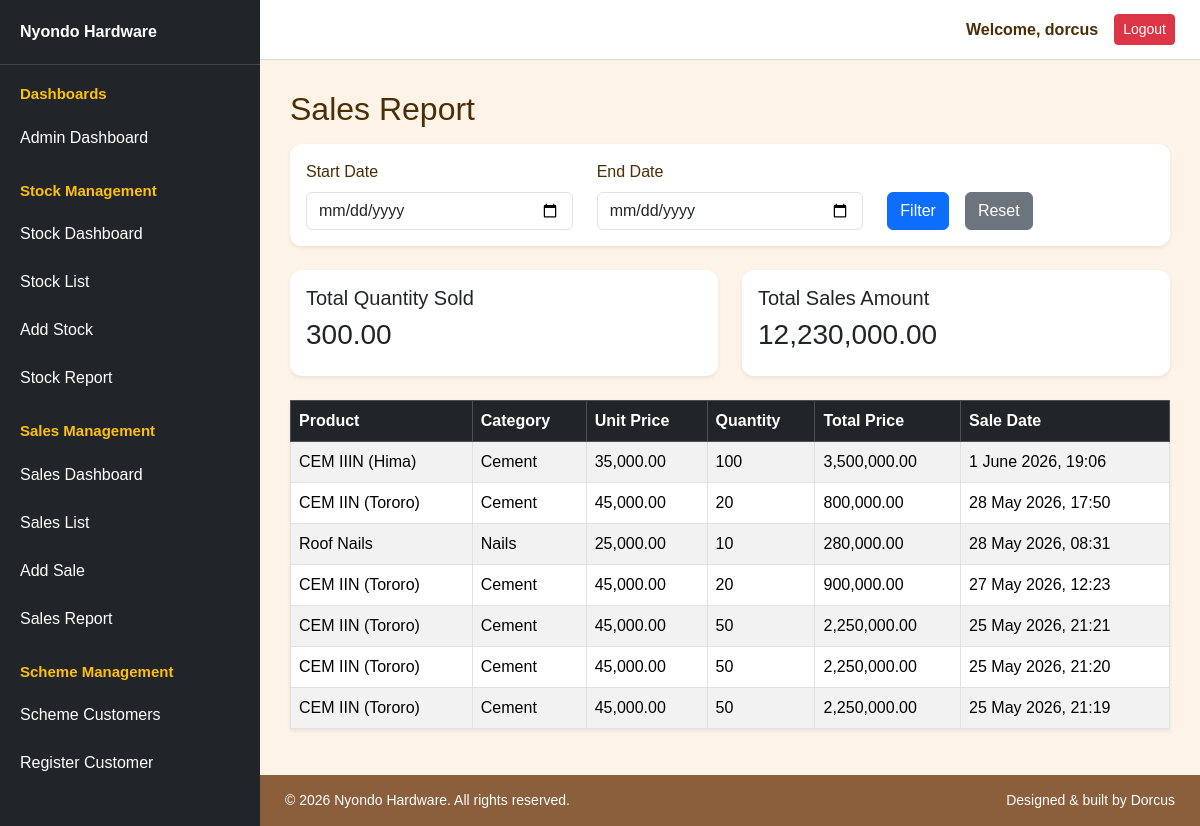
/nyondo/sales/report/ (signed in), run on an earlier commit of the app's database.
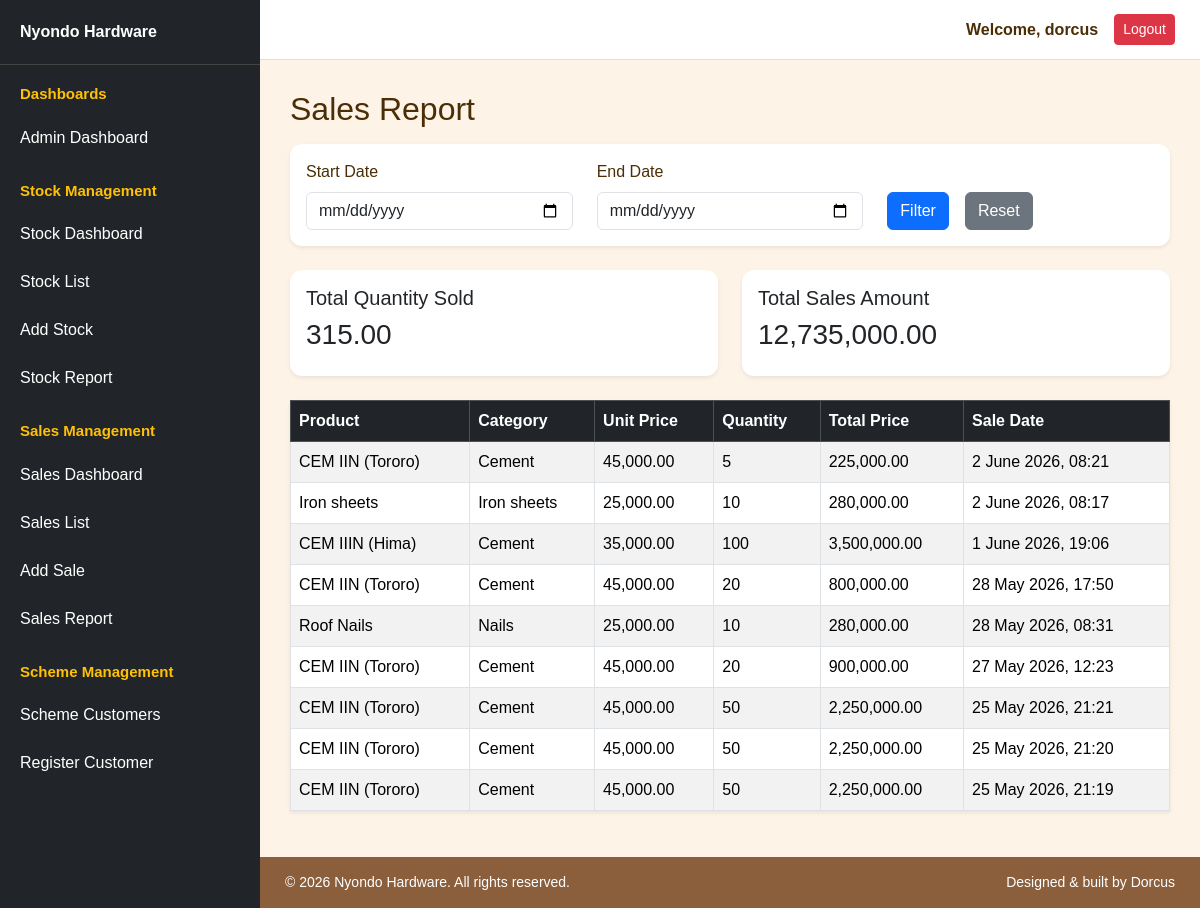
And on a later commit of the database.
### nyondo/models.py (models this page shows, shortened)
class Sale(models.Model):
    customer_name = models.CharField(max_length=100)
    product = models.ForeignKey(Stock, on_delete=models.CASCADE, default=None)
    quantity = models.PositiveIntegerField()
    sub_total = models.DecimalField(max_digits=10, decimal_places=2, default=0)
    date = models.DateTimeField(default=timezone.now)
    payment_method = models.CharField(max_length=50)
    distance_km = models.DecimalField(max_digits=10, decimal_places=2, default=0)
    transport_required = models.BooleanField(default=False)
    transport_fee = models.DecimalField(max_digits=10, decimal_places=2, default=0)
    total_price = models.DecimalField(max_digits=10, decimal_places=2, default=0)

class Stock(models.Model):
    PAYMENT_STATUS_CHOICES = [('Paid', 'Paid'), ('Not Paid', 'Not Paid')]
    PAYMENT_TYPE_CHOICES = [('Cash', 'Cash'), ('Mobile Money', 'Mobile Money'), ('Bank Transfer', 'Bank Transfer'), ('Credit', 'Credit')]
    supplier = models.CharField(max_length=100)
    category = models.CharField(max_length=100)
    product_name = models.CharField(max_length=100)
    quantity_delivered = models.PositiveIntegerField(default=0)
    unit_cost = models.DecimalField(max_digits=10, decimal_places=2)
    total_value_goods = models.DecimalField(max_digits=12, decimal_places=2, default=0)
    unit_price = models.DecimalField(max_digits=10, decimal_places=2)
    supplier_payment_status = models.CharField(max_length=20, choices=PAYMENT_STATUS_CHOICES, default='Not Paid')
    payment_type = models.CharField(max_length=50, choices=PAYMENT_TYPE_CHOICES, blank=True, null=True)
    date_added = models.DateTimeField(default=timezone.now)

### nyondo/views.py (the view)
# urls.py: path("sales/report/", views.sales_report, name="sales_report"),
@login_required
@admin_or_sales_manager_required
def sales_report(request):
    sales = Sale.objects.all().order_by("-date")
    start_date = request.GET.get("start_date")
    end_date = request.GET.get("end_date")
    if start_date:
        sales = sales.filter(date__gte=start_date)
    if end_date:
        sales = sales.filter(date__lte=end_date)
    total_sales_amount = sales.aggregate(
        total=Sum("total_price")
    )["total"] or 0
    total_quantity_sold = sales.aggregate(
        total=Sum("quantity")
    )["total"] or 0
    return render(request, "sales_report.html", {
        "sales": sales,
        "start_date": start_date,
        "end_date": end_date,
        "total_sales_amount": total_sales_amount,
        "total_quantity_sold": total_quantity_sold,
    })

### nyondo/templates/sales_report.html
{% extends 'base.html' %}
{% load humanize %}
{% load static %}
{% block content %}
<h2 class="mb-3">Sales Report</h2>
<form method="GET" class="card card-body shadow-sm mb-4">
    <div class="row">
        <div class="col-md-4">
            <label class="form-label">Start Date</label>
            <input type="date" name="start_date" value="{{ start_date }}" class="form-control">
        </div>
        <div class="col-md-4">
            <label class="form-label">End Date</label>
            <input type="date" name="end_date" value="{{ end_date }}" class="form-control">
        </div>
        <div class="col-md-4 d-flex align-items-end gap-2">
            <button type="submit" class="btn btn-primary me-2">Filter</button>
            <a href="{% url 'sales_report' %}" class="btn btn-secondary">Reset</a>
        </div>
    </div>
</form>
<div class="row mb-4">
    <div class="col-md-6">
        <div class="card shadow-sm">
            <div class="card-body">
                <h5>Total Quantity Sold</h5>
                <h3>{{ total_quantity_sold|floatformat:2|intcomma  }}</h3>
            </div>
        </div>
    </div>
    <div class="col-md-6">
        <div class="card shadow-sm">
            <div class="card-body">
                <h5>Total Sales Amount</h5>
                <h3>{{ total_sales_amount|floatformat:2|intcomma  }}</h3>
            </div>
        </div>
    </div>
</div>
<table class="table table-bordered table-striped shadow-sm">
    <thead class="table-dark">
        <tr>
            <th>Product</th>
            <th>Category</th>
            <th>Unit Price</th>
            <th>Quantity</th>
            <th>Total Price</th>
            <th>Sale Date</th>
        </tr>
    </thead>
   <tbody>
        {% for sale in sales %}
        <tr>
            <td>{{ sale.product.product_name }}</td>
            <td>{{ sale.product.category }}</td>
            <td>{{ sale.product.unit_price|floatformat:2|intcomma }}</td>
            <td>{{ sale.quantity }}</td>
            <td>{{ sale.total_price|floatformat:2|intcomma }}</td>
            <td>{{ sale.date|date:"j F Y, H:i" }}</td>
        </tr>
        {% empty %}
        <tr>
            <td colspan="6" class="text-center">No sales found for this period.</td>
        </tr>
        {% endfor %}
    </tbody>
</table>
{% endblock %}

### templates/base.html (shortened to what this page needs)
{% load static %}
<!DOCTYPE html>
<html lang="en">
<head>
    <link href="https://cdn.jsdelivr.net/npm/bootstrap@5.3.3/dist/css/bootstrap.min.css" rel="stylesheet">
</head>
<body>
<div class="layout">
    {% include 'nav.html' %}
    <div class="content-area">
        <div class="topbar">
            {% if user.is_authenticated %}
                <span class="me-3 fw-bold">
                    Welcome, {{ user.username }}
                </span>
                <form method="POST" action="{% url 'logout' %}">
                    <button type="submit" class="btn btn-danger btn-sm">
                        Logout
                    </button>
                </form>
            {% endif %}
        </div>
        <main class="main-content">
            {% block content %}
            {% endblock %}
        </main>
        <footer>
            <p>&copy; 2026 Nyondo Hardware. All rights reserved.</p>
            <p>Designed & built by Dorcus</p>
        </footer>
    </div>
</div>
</body>
</html>

### templates/nav.html
<div class="sidebar">
  <div class="sidebar-brand">
    Nyondo Hardware
  </div>
  {% if user.groups.all.0.name == 'admin' or user.is_superuser %}
  <div class="sidebar-section">Dashboards</div>
  <a href="{% url 'admin_dashboard' %}">Admin Dashboard</a>
  {% endif %}
   {% if user.groups.all.0.name == 'stock_manager' or user.is_superuser or user.groups.all.0.name == 'admin' %}
  <div class="sidebar-section">Stock Management</div>
  <a href="{% url 'stock_dashboard' %}">Stock Dashboard</a>
  <a href="{% url 'stock_list' %}">Stock List</a>
  <a href="{% url 'add_stock' %}">Add Stock</a>
  <a href="{% url 'stock_report' %}">Stock Report</a>
  {% endif %}
   {% if user.groups.all.0.name == 'sales_manager' or user.is_superuser or user.groups.all.0.name == 'admin' %}
  <div class="sidebar-section">Sales Management</div>
   <a href="{% url 'sales_dashboard' %}">Sales Dashboard</a>
  <a href="{% url 'sales_list' %}">Sales List</a>
  <a href="{% url 'add_sale' %}">Add Sale</a>
  <a href="{% url 'sales_report' %}">Sales Report</a>
  {% endif %}
  {% if user.groups.all.0.name == 'admin' or user.groups.all.0.name == 'sales_manager' or user.is_superuser %}
  <div class="sidebar-section">Scheme Management</div>
  <a href="{% url 'scheme_customer_list' %}">Scheme Customers</a>
  <a href="{% url 'register_scheme_customer' %}">Register Customer</a>
  {% endif %}
</div>

### templates/base.html (style rules this page uses)
body { margin: 0; background-color: #fdf3e7; color: #4b2e05; font-family: Arial, sans-serif; overflow-x: hidden; }
.layout { display: flex; min-height: 100vh; }
.sidebar { width: 260px; background-color: #212529; color: white; flex-shrink: 0; }
.sidebar-brand { padding: 20px; font-weight: bold; border-bottom: 1px solid #444; }
.sidebar-section { padding: 18px 20px 8px; color: #ffc107; font-weight: bold; font-size: 15px; }
.sidebar a { display: block; padding: 12px 20px; color: white; text-decoration: none; transition: 0.3s; }
.content-area { flex-grow: 1; display: flex; flex-direction: column; min-width: 0; }
.topbar { height: 60px; background-color: white; border-bottom: 1px solid #ddd; display: flex; justify-content: flex-end; align-items: center; padding: 0 25px; }
.main-content { padding: 30px; flex-grow: 1; }
.card { border: none; border-radius: 12px; box-shadow: 0 4px 12px rgba(0,0,0,0.08); }
footer { background: #8b5e3c; color: white; padding: 15px 25px; display: flex; justify-content: space-between; flex-wrap: wrap; }
footer p { margin: 0; color: white; font-size: 14px; }

What changed in the data, as far as the page shows it:
added Sale: product.product_name "CEM IIN (Tororo)", product.category "Cement", product.unit_price "45,000.00", quantity "5", total_price "225,000.00", date "2 June 2026, 08:21"
added Sale: product.product_name "Iron sheets", product.category "Iron sheets", product.unit_price "25,000.00", quantity "10", total_price "280,000.00", date "2 June 2026, 08:17"
Also different on the page:
{{ total_quantity_sold|floatformat:2|intcomma }}: "300.00" → "315.00"
{{ total_sales_amount|floatformat:2|intcomma }}: "12,230,000.00" → "12,735,000.00"
